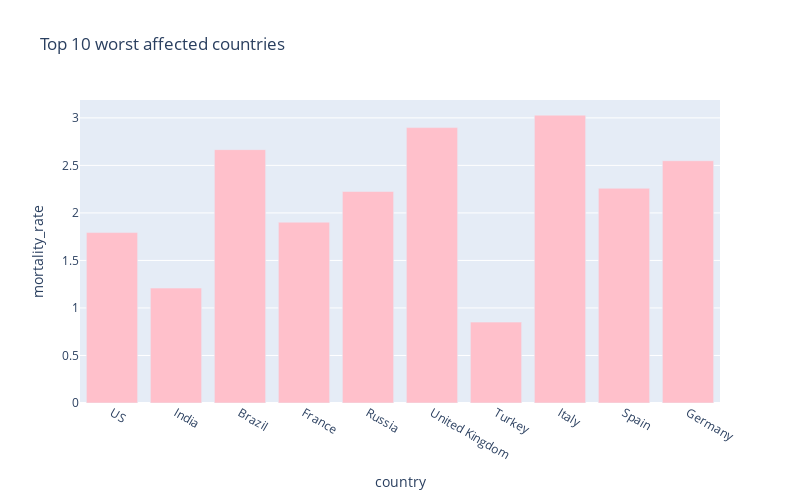

Notebook source saved alongside this figure:
### Markdown cell above
# Worst hit countries - Mortality rate

Displays the mortality rate of the top10 worst hit countries(most number of cases).

### Code cell
px.bar(
    sorted_country_df.head(10),
    x = "country",
    y = "mortality_rate",
    title= "Top 10 worst affected countries", # the axis names
    color_discrete_sequence=["pink"], 
    height=500,
    width=800
)

### Figure 1 — Plotly figure (JSON) as saved in the notebook; plotly's stock layout.template omitted (floating-point values rounded to 4 significant figures)
{"data": [{"alignmentgroup": "True", "hovertemplate": "country=%{x}<br>mortality_rate=%{y}<extra></extra>", "legendgroup": "", "marker": {"color": "pink"}, "name": "", "offsetgroup": "", "orientation": "v", "showlegend": false, "textposition": "auto", "type": "bar", "x": ["US", "India", "Brazil", "France", "Russia", "United Kingdom", "Turkey", "Italy", "Spain", "Germany"], "xaxis": "x", "y": [1.793, 1.209, 2.666, 1.903, 2.225, 2.898, 0.8511, 3.029, 2.259, 2.549], "yaxis": "y"}], "layout": {"barmode": "relative", "height": 500, "legend": {"tracegroupgap": 0}, "title": {"text": "Top 10 worst affected countries"}, "width": 800, "xaxis": {"anchor": "y", "domain": [0, 1], "title": {"text": "country"}}, "yaxis": {"anchor": "x", "domain": [0, 1], "title": {"text": "mortality_rate"}}}}
